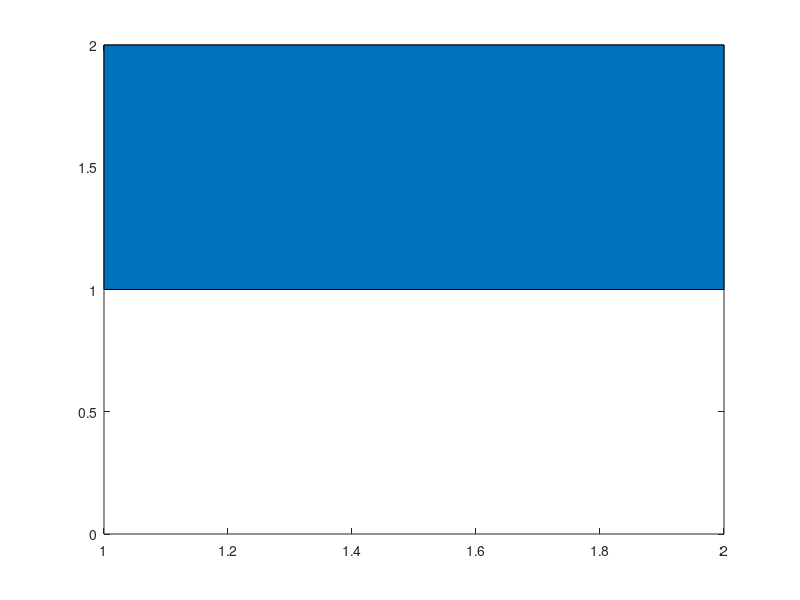

This figure's MATLAB source: (Note: this script raises an error after producing the figure.)
% COLOR ISAE
close all

C{1} = [35,31,32]; % MARRON
C{2} = [0,173,239]; % BLEU CLAIR
C{3} = [37,39,117]; % BLEU FONCE
C{4} = [250,178,11]; % JAUNE
C{5} = [128,204,40];
C{6} = [50,144,45];
C{7} = [235,28,36];
C{8} = [241,77,62];
C{9} = [39,165,228];
C{10} = [51,189,242];
C{11} = [46,49,146];
C{12} = [157,26,31];


a=area([1 2 2 1],[1 1 2 2]);
%%
a.FaceColor = C{4}/256